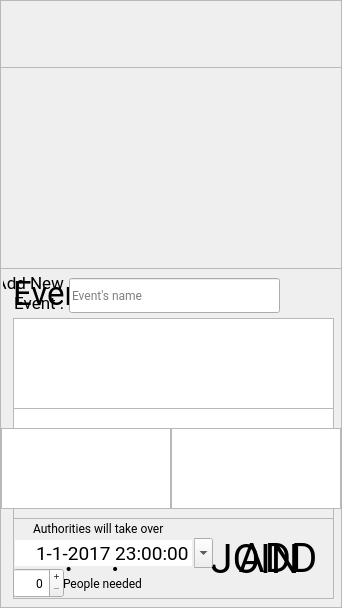
  <widget class="QFrame" name="Screen">
   <property name="geometry">
    <rect>
     <x>19</x>
     <y>62</y>
     <width>342</width>
     <height>608</height>
    </rect>
   </property>
   <property name="font">
    <font>
     <family>Roboto</family>
    </font>
   </property>
   <property name="cursor">
    <cursorShape>PointingHandCursor</cursorShape>
   </property>
   <property name="styleSheet">
    <string notr="true"/>
   </property>
   <property name="frameShape">
    <enum>QFrame::StyledPanel</enum>
   </property>
   <property name="frameShadow">
    <enum>QFrame::Raised</enum>
   </property>
   <widget class="QFrame" name="top_bar">
    <property name="enabled">
     <bool>true</bool>
    </property>
    <property name="geometry">
     <rect>
      <x>0</x>
      <y>0</y>
      <width>342</width>
      <height>68</height>
     </rect>
    </property>
    <property name="font">
     <font>
      <family>Roboto</family>
     </font>
    </property>
    <property name="cursor">
     <cursorShape>PointingHandCursor</cursorShape>
    </property>
    <property name="styleSheet">
     <string notr="true"/>
    </property>
    <property name="frameShape">
     <enum>QFrame::StyledPanel</enum>
    </property>
    <property name="frameShadow">
     <enum>QFrame::Raised</enum>
    </property>
    <widget class="QPushButton" name="menu_group_btn">
     <property name="geometry">
      <rect>
       <x>230</x>
       <y>8</y>
       <width>51</width>
       <height>51</height>
      </rect>
     </property>
     <property name="font">
      <font>
       <family>Roboto</family>
      </font>
     </property>
     <property name="cursor">
      <cursorShape>CrossCursor</cursorShape>
     </property>
     <property name="focusPolicy">
      <enum>Qt::NoFocus</enum>
     </property>
     <property name="styleSheet">
      <string notr="true"/>
     </property>
     <property name="text">
      <string/>
     </property>
     <property name="iconSize">
      <size>
       <width>51</width>
       <height>51</height>
      </size>
     </property>
     <property name="flat">
      <bool>true</bool>
     </property>
    </widget>
    <widget class="QPushButton" name="menu_layers_btn">
     <property name="geometry">
      <rect>
       <x>300</x>
       <y>12</y>
       <width>11</width>
       <height>43</height>
      </rect>
     </property>
     <property name="font">
      <font>
       <family>Roboto</family>
      </font>
     </property>
     <property name="cursor">
      <cursorShape>CrossCursor</cursorShape>
     </property>
     <property name="focusPolicy">
      <enum>Qt::NoFocus</enum>
     </property>
     <property name="styleSheet">
      <string notr="true"/>
     </property>
     <property name="text">
      <string/>
     </property>
     <property name="iconSize">
      <size>
       <width>11</width>
       <height>43</height>
      </size>
     </property>
     <property name="flat">
      <bool>true</bool>
     </property>
    </widget>
    <widget class="QPushButton" name="menu_settings_btn">
     <property name="geometry">
      <rect>
       <x>28</x>
       <y>18</y>
       <width>42</width>
       <height>31</height>
      </rect>
     </property>
     <property name="font">
      <font>
       <family>Roboto</family>
      </font>
     </property>
     <property name="cursor">
      <cursorShape>CrossCursor</cursorShape>
     </property>
     <property name="focusPolicy">
      <enum>Qt::NoFocus</enum>
     </property>
     <property name="styleSheet">
      <string notr="true"/>
     </property>
     <property name="text">
      <string/>
     </property>
     <property name="iconSize">
      <size>
       <width>42</width>
       <height>31</height>
      </size>
     </property>
     <property name="checkable">
      <bool>true</bool>
     </property>
     <property name="flat">
      <bool>true</bool>
     </property>
    </widget>
    <widget class="QPushButton" name="registerEvent_btn">
     <property name="geometry">
      <rect>
       <x>100</x>
       <y>0</y>
       <width>11</width>
       <height>43</height>
      </rect>
     </property>
     <property name="font">
      <font>
       <family>Roboto</family>
      </font>
     </property>
     <property name="cursor">
      <cursorShape>CrossCursor</cursorShape>
     </property>
     <property name="focusPolicy">
      <enum>Qt::NoFocus</enum>
     </property>
     <property name="styleSheet">
      <string notr="true"/>
     </property>
     <property name="text">
      <string/>
     </property>
     <property name="iconSize">
      <size>
       <width>11</width>
       <height>43</height>
      </size>
     </property>
     <property name="flat">
      <bool>true</bool>
     </property>
    </widget>
    <widget class="QPushButton" name="shortestRouteButton">
     <property name="geometry">
      <rect>
       <x>130</x>
       <y>0</y>
       <width>11</width>
       <height>43</height>
      </rect>
     </property>
     <property name="font">
      <font>
       <family>Roboto</family>
      </font>
     </property>
     <property name="cursor">
      <cursorShape>CrossCursor</cursorShape>
     </property>
     <property name="focusPolicy">
      <enum>Qt::NoFocus</enum>
     </property>
     <property name="styleSheet">
      <string notr="true"/>
     </property>
     <property name="text">
      <string/>
     </property>
     <property name="iconSize">
      <size>
       <width>11</width>
       <height>43</height>
      </size>
     </property>
     <property name="flat">
      <bool>true</bool>
     </property>
    </widget>
    <widget class="QPushButton" name="clearRouteButton">
     <property name="geometry">
      <rect>
       <x>160</x>
       <y>0</y>
       <width>11</width>
       <height>43</height>
      </rect>
     </property>
     <property name="font">
      <font>
       <family>Roboto</family>
      </font>
     </property>
     <property name="cursor">
      <cursorShape>CrossCursor</cursorShape>
     </property>
     <property name="focusPolicy">
      <enum>Qt::NoFocus</enum>
     </property>
     <property name="styleSheet">
      <string notr="true"/>
     </property>
     <property name="text">
      <string/>
     </property>
     <property name="iconSize">
      <size>
       <width>11</width>
       <height>43</height>
      </size>
     </property>
     <property name="flat">
      <bool>true</bool>
     </property>
    </widget>
    <zorder>menu_settings_btn</zorder>
    <zorder>menu_layers_btn</zorder>
    <zorder>menu_group_btn</zorder>
    <zorder>registerEvent_btn</zorder>
    <zorder>shortestRouteButton</zorder>
    <zorder>clearRouteButton</zorder>
   </widget>
   <widget class="QFrame" name="wth_popup">
    <property name="enabled">
     <bool>true</bool>
    </property>
    <property name="geometry">
     <rect>
      <x>0</x>
      <y>0</y>
      <width>342</width>
      <height>484</height>
     </rect>
    </property>
    <property name="font">
     <font>
      <family>Roboto</family>
     </font>
    </property>
    <property name="cursor">
     <cursorShape>PointingHandCursor</cursorShape>
    </property>
    <property name="styleSheet">
     <string notr="true"/>
    </property>
    <property name="frameShape">
     <enum>QFrame::StyledPanel</enum>
    </property>
    <property name="frameShadow">
     <enum>QFrame::Raised</enum>
    </property>
    <widget class="QPushButton" name="pushButton_yes">
     <property name="geometry">
      <rect>
       <x>55</x>
       <y>250</y>
       <width>107</width>
       <height>81</height>
      </rect>
     </property>
     <property name="font">
      <font>
       <family>Roboto</family>
      </font>
     </property>
     <property name="cursor">
      <cursorShape>CrossCursor</cursorShape>
     </property>
     <property name="focusPolicy">
      <enum>Qt::NoFocus</enum>
     </property>
     <property name="styleSheet">
      <string notr="true"/>
     </property>
     <property name="text">
      <string/>
     </property>
     <property name="iconSize">
      <size>
       <width>107</width>
       <height>81</height>
      </size>
     </property>
     <property name="flat">
      <bool>true</bool>
     </property>
    </widget>
    <widget class="QPushButton" name="pushButton_no">
     <property name="geometry">
      <rect>
       <x>182</x>
       <y>250</y>
       <width>107</width>
       <height>81</height>
      </rect>
     </property>
     <property name="font">
      <font>
       <family>Roboto</family>
      </font>
     </property>
     <property name="cursor">
      <cursorShape>CrossCursor</cursorShape>
     </property>
     <property name="focusPolicy">
      <enum>Qt::NoFocus</enum>
     </property>
     <property name="styleSheet">
      <string notr="true"/>
     </property>
     <property name="text">
      <string/>
     </property>
     <property name="iconSize">
      <size>
       <width>107</width>
       <height>81</height>
      </size>
     </property>
     <property name="flat">
      <bool>true</bool>
     </property>
    </widget>
    <zorder>pushButton_no</zorder>
    <zorder>pushButton_yes</zorder>
   </widget>
   <widget class="QgsMapCanvas" name="map_canvas" native="true">
    <property name="geometry">
     <rect>
      <x>0</x>
      <y>0</y>
      <width>342</width>
      <height>608</height>
     </rect>
    </property>
    <property name="font">
     <font>
      <family>Roboto</family>
      <stylestrategy>PreferAntialias</stylestrategy>
     </font>
    </property>
    <property name="cursor">
     <cursorShape>PointingHandCursor</cursorShape>
    </property>
    <property name="mouseTracking">
     <bool>true</bool>
    </property>
    <property name="styleSheet">
     <string notr="true"/>
    </property>
   </widget>
   <widget class="QFrame" name="pass_popup">
    <property name="enabled">
     <bool>true</bool>
    </property>
    <property name="geometry">
     <rect>
      <x>0</x>
      <y>0</y>
      <width>342</width>
      <height>484</height>
     </rect>
    </property>
    <property name="font">
     <font>
      <family>Roboto</family>
     </font>
    </property>
    <property name="cursor">
     <cursorShape>PointingHandCursor</cursorShape>
    </property>
    <property name="styleSheet">
     <string notr="true"/>
    </property>
    <property name="frameShape">
     <enum>QFrame::StyledPanel</enum>
    </property>
    <property name="frameShadow">
     <enum>QFrame::Raised</enum>
    </property>
    <widget class="QPushButton" name="pass_check_btn">
     <property name="geometry">
      <rect>
       <x>72</x>
       <y>270</y>
       <width>193</width>
       <height>52</height>
      </rect>
     </property>
     <property name="font">
      <font>
       <family>Roboto</family>
      </font>
     </property>
     <property name="cursor">
      <cursorShape>CrossCursor</cursorShape>
     </property>
     <property name="focusPolicy">
      <enum>Qt::NoFocus</enum>
     </property>
     <property name="styleSheet">
      <string notr="true"/>
     </property>
     <property name="text">
      <string/>
     </property>
     <property name="iconSize">
      <size>
       <width>193</width>
       <height>52</height>
      </size>
     </property>
     <property name="flat">
      <bool>true</bool>
     </property>
    </widget>
   </widget>
   <widget class="QFrame" name="task_list">
    <property name="enabled">
     <bool>true</bool>
    </property>
    <property name="geometry">
     <rect>
      <x>0</x>
      <y>268</y>
      <width>342</width>
      <height>342</height>
     </rect>
    </property>
    <property name="font">
     <font>
      <family>Roboto</family>
     </font>
    </property>
    <property name="cursor">
     <cursorShape>PointingHandCursor</cursorShape>
    </property>
    <property name="styleSheet">
     <string notr="true"/>
    </property>
    <property name="frameShape">
     <enum>QFrame::StyledPanel</enum>
    </property>
    <property name="frameShadow">
     <enum>QFrame::Raised</enum>
    </property>
    <widget class="QPushButton" name="task_list_back_btn">
     <property name="geometry">
      <rect>
       <x>300</x>
       <y>10</y>
       <width>32</width>
       <height>32</height>
      </rect>
     </property>
     <property name="font">
      <font>
       <family>Roboto</family>
      </font>
     </property>
     <property name="cursor">
      <cursorShape>CrossCursor</cursorShape>
     </property>
     <property name="focusPolicy">
      <enum>Qt::NoFocus</enum>
     </property>
     <property name="styleSheet">
      <string notr="true"/>
     </property>
     <property name="text">
      <string/>
     </property>
     <property name="iconSize">
      <size>
       <width>32</width>
       <height>32</height>
      </size>
     </property>
     <property name="autoDefault">
      <bool>false</bool>
     </property>
     <property name="default">
      <bool>false</bool>
     </property>
     <property name="flat">
      <bool>true</bool>
     </property>
    </widget>
    <widget class="QLabel" name="events_title">
     <property name="geometry">
      <rect>
       <x>13</x>
       <y>10</y>
       <width>250</width>
       <height>32</height>
      </rect>
     </property>
     <property name="font">
      <font>
       <family>Impact</family>
       <pointsize>25</pointsize>
      </font>
     </property>
     <property name="midLineWidth">
      <number>0</number>
     </property>
     <property name="text">
      <string>Events</string>
     </property>
     <property name="scaledContents">
      <bool>false</bool>
     </property>
     <property name="margin">
      <number>0</number>
     </property>
    </widget>
    <widget class="QScrollArea" name="events_scrollArea">
     <property name="geometry">
      <rect>
       <x>13</x>
       <y>50</y>
       <width>321</width>
       <height>281</height>
      </rect>
     </property>
     <property name="font">
      <font>
       <stylestrategy>PreferAntialias</stylestrategy>
      </font>
     </property>
     <property name="autoFillBackground">
      <bool>true</bool>
     </property>
     <property name="frameShape">
      <enum>QFrame::NoFrame</enum>
     </property>
     <property name="frameShadow">
      <enum>QFrame::Plain</enum>
     </property>
     <property name="lineWidth">
      <number>0</number>
     </property>
     <property name="horizontalScrollBarPolicy">
      <enum>Qt::ScrollBarAlwaysOff</enum>
     </property>
     <property name="widgetResizable">
      <bool>true</bool>
     </property>
     <widget class="QWidget" name="scrollAreaWidgetContents">
      <property name="geometry">
       <rect>
        <x>0</x>
        <y>0</y>
        <width>321</width>
        <height>281</height>
       </rect>
      </property>
      <widget class="QWidget" name="verticalLayoutWidget">
       <property name="geometry">
        <rect>
         <x>0</x>
         <y>0</y>
         <width>321</width>
         <height>281</height>
        </rect>
       </property>
       <layout class="QVBoxLayout" name="events_vertical_layout">
        <property name="spacing">
         <number>6</number>
        </property>
       </layout>
      </widget>
     </widget>
    </widget>
   </widget>
   <widget class="QFrame" name="about_task">
    <property name="enabled">
     <bool>true</bool>
    </property>
    <property name="geometry">
     <rect>
      <x>0</x>
      <y>268</y>
      <width>342</width>
      <height>342</height>
     </rect>
    </property>
    <property name="font">
     <font>
      <family>Roboto</family>
     </font>
    </property>
    <property name="cursor">
     <cursorShape>PointingHandCursor</cursorShape>
    </property>
    <property name="styleSheet">
     <string notr="true"/>
    </property>
    <property name="frameShape">
     <enum>QFrame::StyledPanel</enum>
    </property>
    <property name="frameShadow">
     <enum>QFrame::Raised</enum>
    </property>
    <widget class="QPushButton" name="about_event_back_btn">
     <property name="geometry">
      <rect>
       <x>300</x>
       <y>10</y>
       <width>32</width>
       <height>32</height>
      </rect>
     </property>
     <property name="font">
      <font>
       <family>Roboto</family>
      </font>
     </property>
     <property name="cursor">
      <cursorShape>CrossCursor</cursorShape>
     </property>
     <property name="focusPolicy">
      <enum>Qt::NoFocus</enum>
     </property>
     <property name="styleSheet">
      <string notr="true"/>
     </property>
     <property name="text">
      <string/>
     </property>
     <property name="iconSize">
      <size>
       <width>32</width>
       <height>32</height>
      </size>
     </property>
     <property name="autoDefault">
      <bool>false</bool>
     </property>
     <property name="default">
      <bool>false</bool>
     </property>
     <property name="flat">
      <bool>true</bool>
     </property>
    </widget>
    <widget class="QLabel" name="event_title">
     <property name="geometry">
      <rect>
       <x>13</x>
       <y>10</y>
       <width>250</width>
       <height>32</height>
      </rect>
     </property>
     <property name="font">
      <font>
       <family>Impact</family>
       <pointsize>25</pointsize>
      </font>
     </property>
     <property name="midLineWidth">
      <number>0</number>
     </property>
     <property name="text">
      <string/>
     </property>
     <property name="scaledContents">
      <bool>false</bool>
     </property>
     <property name="margin">
      <number>0</number>
     </property>
    </widget>
    <widget class="QFrame" name="event_footer_panel">
     <property name="enabled">
      <bool>true</bool>
     </property>
     <property name="geometry">
      <rect>
       <x>13</x>
       <y>210</y>
       <width>321</width>
       <height>121</height>
      </rect>
     </property>
     <property name="font">
      <font>
       <family>Roboto</family>
      </font>
     </property>
     <property name="cursor">
      <cursorShape>PointingHandCursor</cursorShape>
     </property>
     <property name="mouseTracking">
      <bool>false</bool>
     </property>
     <property name="styleSheet">
      <string notr="true"/>
     </property>
     <property name="frameShape">
      <enum>QFrame::StyledPanel</enum>
     </property>
     <property name="frameShadow">
      <enum>QFrame::Raised</enum>
     </property>
     <widget class="QPushButton" name="join_event">
      <property name="geometry">
       <rect>
        <x>173</x>
        <y>40</y>
        <width>138</width>
        <height>81</height>
       </rect>
      </property>
      <property name="font">
       <font>
        <family>Impact</family>
        <pointsize>30</pointsize>
       </font>
      </property>
      <property name="cursor">
       <cursorShape>CrossCursor</cursorShape>
      </property>
      <property name="focusPolicy">
       <enum>Qt::NoFocus</enum>
      </property>
      <property name="styleSheet">
       <string notr="true"/>
      </property>
      <property name="text">
       <string>JOIN</string>
      </property>
      <property name="iconSize">
       <size>
        <width>107</width>
        <height>81</height>
       </size>
      </property>
      <property name="flat">
       <bool>true</bool>
      </property>
     </widget>
     <widget class="QPushButton" name="counter_event">
      <property name="geometry">
       <rect>
        <x>10</x>
        <y>40</y>
        <width>138</width>
        <height>81</height>
       </rect>
      </property>
      <property name="font">
       <font>
        <family>Impact</family>
        <pointsize>27</pointsize>
       </font>
      </property>
      <property name="cursor">
       <cursorShape>CrossCursor</cursorShape>
      </property>
      <property name="focusPolicy">
       <enum>Qt::NoFocus</enum>
      </property>
      <property name="styleSheet">
       <string notr="true"/>
      </property>
      <property name="text">
       <string>-- : -- : --</string>
      </property>
      <property name="iconSize">
       <size>
        <width>107</width>
        <height>81</height>
       </size>
      </property>
      <property name="autoDefault">
       <bool>false</bool>
      </property>
      <property name="flat">
       <bool>true</bool>
      </property>
     </widget>
     <widget class="QLabel" name="about_group_icon">
      <property name="geometry">
       <rect>
        <x>10</x>
        <y>5</y>
        <width>34</width>
        <height>34</height>
       </rect>
      </property>
      <property name="text">
       <string/>
      </property>
     </widget>
     <widget class="QLabel" name="group_missing_note">
      <property name="geometry">
       <rect>
        <x>60</x>
        <y>5</y>
        <width>251</width>
        <height>34</height>
       </rect>
      </property>
      <property name="text">
       <string/>
      </property>
     </widget>
    </widget>
    <widget class="QTextEdit" name="about_event_txt">
     <property name="geometry">
      <rect>
       <x>13</x>
       <y>50</y>
       <width>321</width>
       <height>161</height>
      </rect>
     </property>
     <property name="font">
      <font>
       <family>Roboto</family>
       <pointsize>14</pointsize>
      </font>
     </property>
     <property name="cursor" stdset="0">
      <cursorShape>PointingHandCursor</cursorShape>
     </property>
     <property name="frameShadow">
      <enum>QFrame::Plain</enum>
     </property>
     <property name="lineWidth">
      <number>0</number>
     </property>
     <property name="verticalScrollBarPolicy">
      <enum>Qt::ScrollBarAlwaysOff</enum>
     </property>
     <property name="horizontalScrollBarPolicy">
      <enum>Qt::ScrollBarAlwaysOff</enum>
     </property>
     <property name="undoRedoEnabled">
      <bool>false</bool>
     </property>
     <property name="acceptRichText">
      <bool>false</bool>
     </property>
     <property name="textInteractionFlags">
      <set>Qt::NoTextInteraction</set>
     </property>
    </widget>
   </widget>
   <widget class="QFrame" name="register_task">
    <property name="enabled">
     <bool>true</bool>
    </property>
    <property name="geometry">
     <rect>
      <x>0</x>
      <y>268</y>
      <width>342</width>
      <height>342</height>
     </rect>
    </property>
    <property name="font">
     <font>
      <family>Roboto</family>
     </font>
    </property>
    <property name="cursor">
     <cursorShape>PointingHandCursor</cursorShape>
    </property>
    <property name="styleSheet">
     <string notr="true"/>
    </property>
    <property name="frameShape">
     <enum>QFrame::StyledPanel</enum>
    </property>
    <property name="frameShadow">
     <enum>QFrame::Raised</enum>
    </property>
    <widget class="QPushButton" name="register_event_back_btn">
     <property name="geometry">
      <rect>
       <x>300</x>
       <y>10</y>
       <width>32</width>
       <height>32</height>
      </rect>
     </property>
     <property name="font">
      <font>
       <family>Roboto</family>
      </font>
     </property>
     <property name="cursor">
      <cursorShape>CrossCursor</cursorShape>
     </property>
     <property name="focusPolicy">
      <enum>Qt::NoFocus</enum>
     </property>
     <property name="styleSheet">
      <string notr="true"/>
     </property>
     <property name="text">
      <string/>
     </property>
     <property name="iconSize">
      <size>
       <width>32</width>
       <height>32</height>
      </size>
     </property>
     <property name="autoDefault">
      <bool>false</bool>
     </property>
     <property name="default">
      <bool>false</bool>
     </property>
     <property name="flat">
      <bool>true</bool>
     </property>
    </widget>
    <widget class="QLabel" name="new_event_title">
     <property name="geometry">
      <rect>
       <x>3</x>
       <y>0</y>
       <width>61</width>
       <height>51</height>
      </rect>
     </property>
     <property name="font">
      <font>
       <family>Impact</family>
       <pointsize>13</pointsize>
      </font>
     </property>
     <property name="midLineWidth">
      <number>0</number>
     </property>
     <property name="text">
      <string>Add New
Event :</string>
     </property>
     <property name="scaledContents">
      <bool>false</bool>
     </property>
     <property name="alignment">
      <set>Qt::AlignRight|Qt::AlignTrailing|Qt::AlignVCenter</set>
     </property>
     <property name="margin">
      <number>0</number>
     </property>
    </widget>
    <widget class="QFrame" name="register_event_footer_panel">
     <property name="enabled">
      <bool>true</bool>
     </property>
     <property name="geometry">
      <rect>
       <x>13</x>
       <y>250</y>
       <width>321</width>
       <height>81</height>
      </rect>
     </property>
     <property name="font">
      <font>
       <family>Roboto</family>
      </font>
     </property>
     <property name="cursor">
      <cursorShape>PointingHandCursor</cursorShape>
     </property>
     <property name="mouseTracking">
      <bool>false</bool>
     </property>
     <property name="styleSheet">
      <string notr="true"/>
     </property>
     <property name="frameShape">
      <enum>QFrame::StyledPanel</enum>
     </property>
     <property name="frameShadow">
      <enum>QFrame::Raised</enum>
     </property>
     <widget class="QPushButton" name="register_event">
      <property name="geometry">
       <rect>
        <x>225</x>
        <y>15</y>
        <width>80</width>
        <height>50</height>
       </rect>
      </property>
      <property name="font">
       <font>
        <family>Impact</family>
        <pointsize>30</pointsize>
       </font>
      </property>
      <property name="cursor">
       <cursorShape>CrossCursor</cursorShape>
      </property>
      <property name="focusPolicy">
       <enum>Qt::NoFocus</enum>
      </property>
      <property name="styleSheet">
       <string notr="true"/>
      </property>
      <property name="text">
       <string>ADD</string>
      </property>
      <property name="iconSize">
       <size>
        <width>107</width>
        <height>81</height>
       </size>
      </property>
      <property name="flat">
       <bool>true</bool>
      </property>
     </widget>
     <widget class="QLabel" name="register_group_missing_note">
      <property name="geometry">
       <rect>
        <x>50</x>
        <y>50</y>
        <width>120</width>
        <height>30</height>
       </rect>
      </property>
      <property name="text">
       <string>People needed</string>
      </property>
      <property name="alignment">
       <set>Qt::AlignLeading|Qt::AlignLeft|Qt::AlignVCenter</set>
      </property>
      <property name="textInteractionFlags">
       <set>Qt::NoTextInteraction</set>
      </property>
     </widget>
     <widget class="QDateTimeEdit" name="register_counter_event">
      <property name="geometry">
       <rect>
        <x>0</x>
        <y>20</y>
        <width>200</width>
        <height>30</height>
       </rect>
      </property>
      <property name="font">
       <font>
        <family>Impact</family>
        <pointsize>14</pointsize>
        <italic>false</italic>
       </font>
      </property>
      <property name="wrapping">
       <bool>false</bool>
      </property>
      <property name="frame">
       <bool>false</bool>
      </property>
      <property name="alignment">
       <set>Qt::AlignRight|Qt::AlignTrailing|Qt::AlignVCenter</set>
      </property>
      <property name="buttonSymbols">
       <enum>QAbstractSpinBox::NoButtons</enum>
      </property>
      <property name="dateTime">
       <datetime>
        <hour>23</hour>
        <minute>0</minute>
        <second>0</second>
        <year>2017</year>
        <month>1</month>
        <day>1</day>
       </datetime>
      </property>
      <property name="time">
       <time>
        <hour>23</hour>
        <minute>0</minute>
        <second>0</second>
       </time>
      </property>
      <property name="maximumDateTime">
       <datetime>
        <hour>23</hour>
        <minute>59</minute>
        <second>59</second>
        <year>7999</year>
        <month>12</month>
        <day>31</day>
       </datetime>
      </property>
      <property name="displayFormat">
       <string>d-M-yyyy hh:mm:ss</string>
      </property>
      <property name="calendarPopup">
       <bool>true</bool>
      </property>
     </widget>
     <widget class="QSpinBox" name="register_about_group_icon">
      <property name="geometry">
       <rect>
        <x>0</x>
        <y>50</y>
        <width>51</width>
        <height>30</height>
       </rect>
      </property>
      <property name="inputMethodHints">
       <set>Qt::ImhDigitsOnly</set>
      </property>
      <property name="wrapping">
       <bool>false</bool>
      </property>
      <property name="frame">
       <bool>true</bool>
      </property>
      <property name="alignment">
       <set>Qt::AlignRight|Qt::AlignTrailing|Qt::AlignVCenter</set>
      </property>
      <property name="buttonSymbols">
       <enum>QAbstractSpinBox::PlusMinus</enum>
      </property>
      <property name="specialValueText">
       <string/>
      </property>
      <property name="singleStep">
       <number>1</number>
      </property>
      <property name="value">
       <number>0</number>
      </property>
     </widget>
     <widget class="QLabel" name="deadline_note">
      <property name="geometry">
       <rect>
        <x>20</x>
        <y>0</y>
        <width>180</width>
        <height>20</height>
       </rect>
      </property>
      <property name="text">
       <string>Authorities will take over</string>
      </property>
      <property name="textInteractionFlags">
       <set>Qt::NoTextInteraction</set>
      </property>
     </widget>
    </widget>
    <widget class="QTextEdit" name="register_event_txt">
     <property name="geometry">
      <rect>
       <x>13</x>
       <y>50</y>
       <width>321</width>
       <height>91</height>
      </rect>
     </property>
     <property name="font">
      <font>
       <family>Roboto</family>
       <pointsize>14</pointsize>
      </font>
     </property>
     <property name="cursor" stdset="0">
      <cursorShape>PointingHandCursor</cursorShape>
     </property>
     <property name="frameShadow">
      <enum>QFrame::Plain</enum>
     </property>
     <property name="lineWidth">
      <number>0</number>
     </property>
     <property name="verticalScrollBarPolicy">
      <enum>Qt::ScrollBarAlwaysOff</enum>
     </property>
     <property name="horizontalScrollBarPolicy">
      <enum>Qt::ScrollBarAlwaysOff</enum>
     </property>
     <property name="undoRedoEnabled">
      <bool>false</bool>
     </property>
     <property name="readOnly">
      <bool>false</bool>
     </property>
     <property name="acceptRichText">
      <bool>false</bool>
     </property>
     <property name="textInteractionFlags">
      <set>Qt::TextEditable|Qt::TextSelectableByMouse</set>
     </property>
    </widget>
    <widget class="QLineEdit" name="NameEdit">
     <property name="geometry">
      <rect>
       <x>69</x>
       <y>10</y>
       <width>211</width>
       <height>35</height>
      </rect>
     </property>
     <property name="text">
      <string/>
     </property>
     <property name="maxLength">
      <number>20</number>
     </property>
     <property name="frame">
      <bool>true</bool>
     </property>
     <property name="cursorPosition">
      <number>0</number>
     </property>
     <property name="alignment">
      <set>Qt::AlignLeading|Qt::AlignLeft|Qt::AlignVCenter</set>
     </property>
     <property name="placeholderText">
      <string>Event's name</string>
     </property>
    </widget>
    <widget class="QListWidget" name="register_skills_needed">
     <property name="geometry">
      <rect>
       <x>171</x>
       <y>160</y>
       <width>170</width>
       <height>81</height>
      </rect>
     </property>
     <property name="font">
      <font>
       <family>Tahoma</family>
       <pointsize>7</pointsize>
      </font>
     </property>
     <property name="verticalScrollBarPolicy">
      <enum>Qt::ScrollBarAlwaysOff</enum>
     </property>
     <property name="horizontalScrollBarPolicy">
      <enum>Qt::ScrollBarAlwaysOff</enum>
     </property>
     <property name="selectionMode">
      <enum>QAbstractItemView::MultiSelection</enum>
     </property>
     <property name="sortingEnabled">
      <bool>true</bool>
     </property>
    </widget>
    <widget class="QListWidget" name="register_tools_needed">
     <property name="geometry">
      <rect>
       <x>1</x>
       <y>160</y>
       <width>170</width>
       <height>81</height>
      </rect>
     </property>
     <property name="font">
      <font>
       <family>Tahoma</family>
       <pointsize>7</pointsize>
      </font>
     </property>
     <property name="verticalScrollBarPolicy">
      <enum>Qt::ScrollBarAlwaysOff</enum>
     </property>
     <property name="horizontalScrollBarPolicy">
      <enum>Qt::ScrollBarAlwaysOff</enum>
     </property>
     <property name="selectionMode">
      <enum>QAbstractItemView::MultiSelection</enum>
     </property>
     <property name="sortingEnabled">
      <bool>true</bool>
     </property>
    </widget>
   </widget>
   <zorder>map_canvas</zorder>
   <zorder>top_bar</zorder>
   <zorder>wth_popup</zorder>
   <zorder>pass_popup</zorder>
   <zorder>task_list</zorder>
   <zorder>about_task</zorder>
   <zorder>register_task</zorder>
  </widget>
